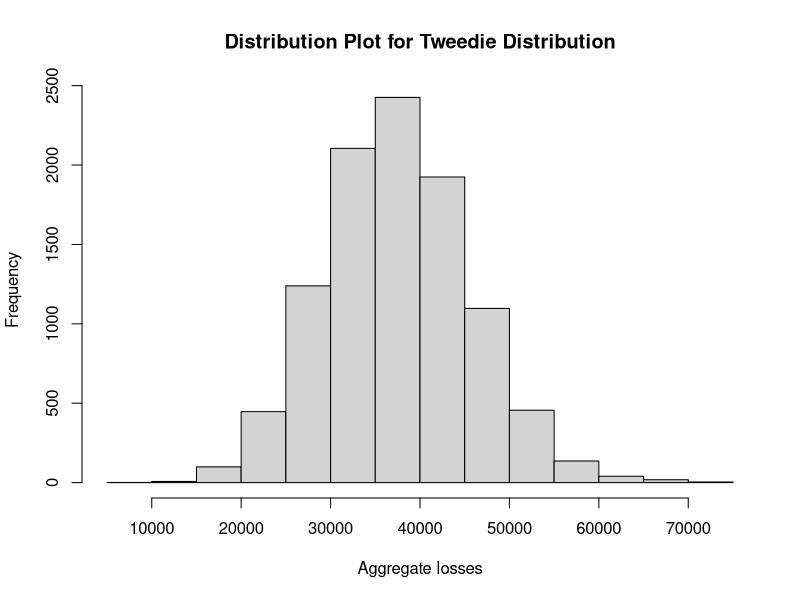

Source code (R):
## ---- chunk 1
knitr::opts_chunk$set(echo = TRUE, options(scipen=999))
## ---- chunk 2
tweedie <- function(lambda, alpha, beta){
  S_N = 0
  for (j in 1:10000) {
    N <- rpois(1, lambda)
    X <- rgamma(N, alpha, 1/beta)
    S_N[j] <- sum(X)
  }
  m <- round(mean(S_N), 2)
  sd <- round(sd(S_N), 2)
  print(hist(S_N, main = "Distribution Plot for Tweedie Distribution", xlab = "Aggregate losses"))
  return(c(m,sd))
}

value <- tweedie(25, 5,300)
